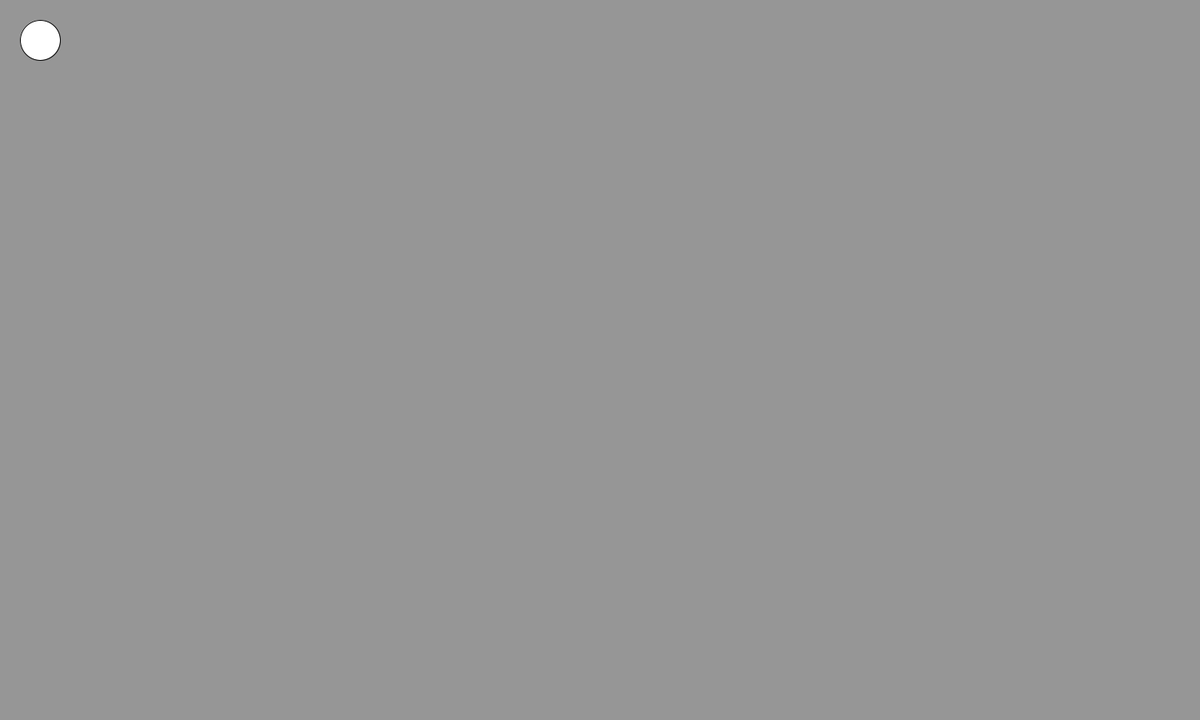
Frame 1 (no input)
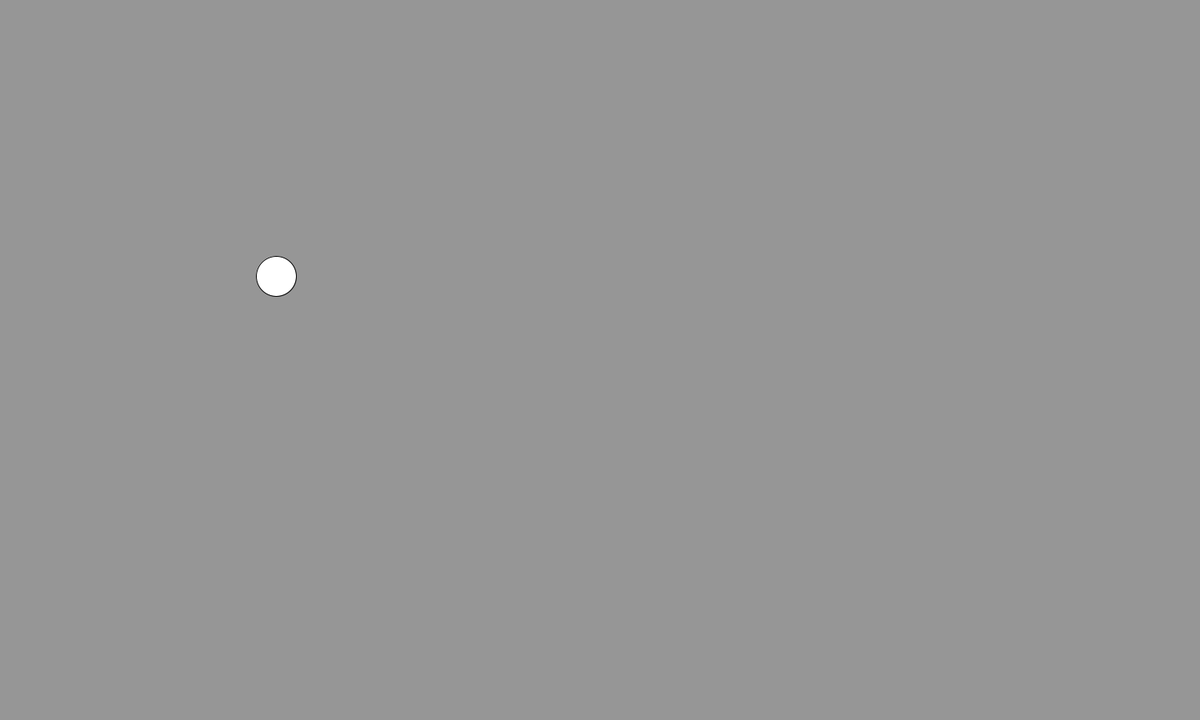
Frame 60 (the mouse pressed at the canvas centre just before this capture)
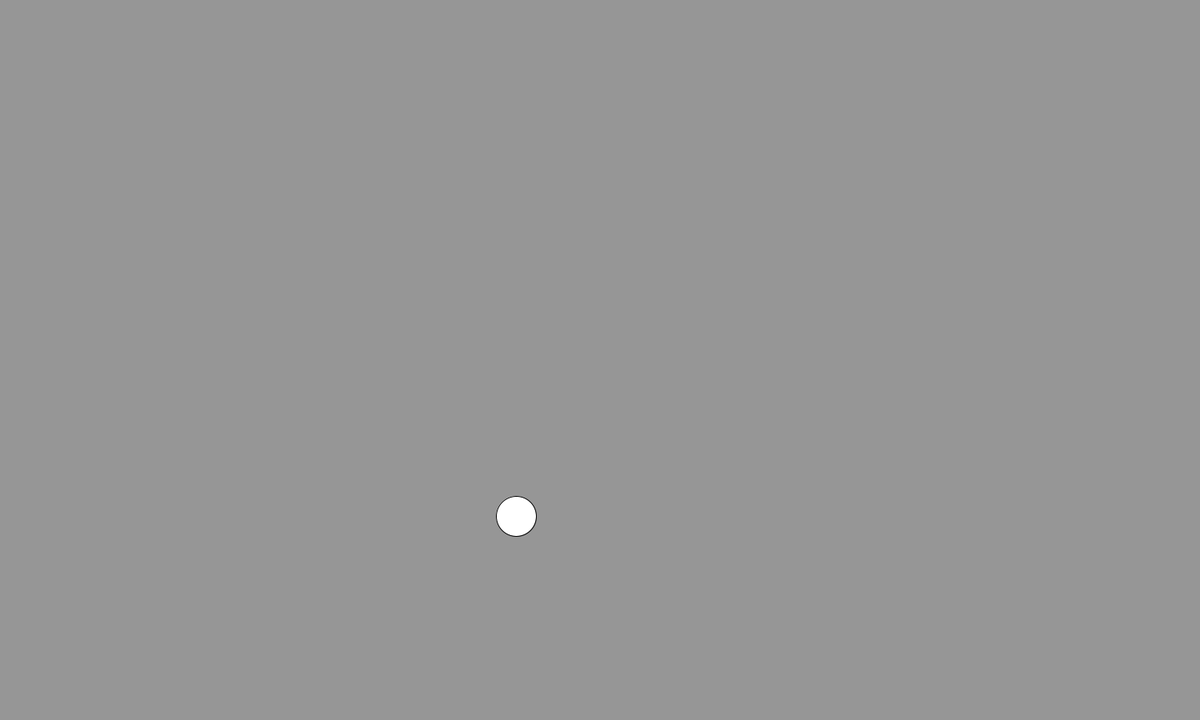
Frame 120 (the mouse held since frame 60 and released just before this capture)

The Processing sketch that drew these frames (run headless with seeded random() and noise(); from frame 60 on, the mouse is pressed at the canvas centre):

// Processing sketch: AnimateSomething
// ── AnimateSomething.pde
int posX;
int posY;
int speedX;
int speedY;

void setup()
{
  size(1500, 900);
  posX = 50;
  posY = 50;
  speedX = 5;
  speedY = 5;
}

void draw()
{
  background(150);
  ellipse(posX, posY, 50, 50);
  if ((posX-25 <= 0)||(posX+25 >= width))
  {
    speedX = -speedX;
  }
  if ((posY-25 <= 0)||(posY+25 >= height))
  {
    speedY = -speedY;
  }
  posX = posX + speedX;
  posY = posY + speedY;
}
